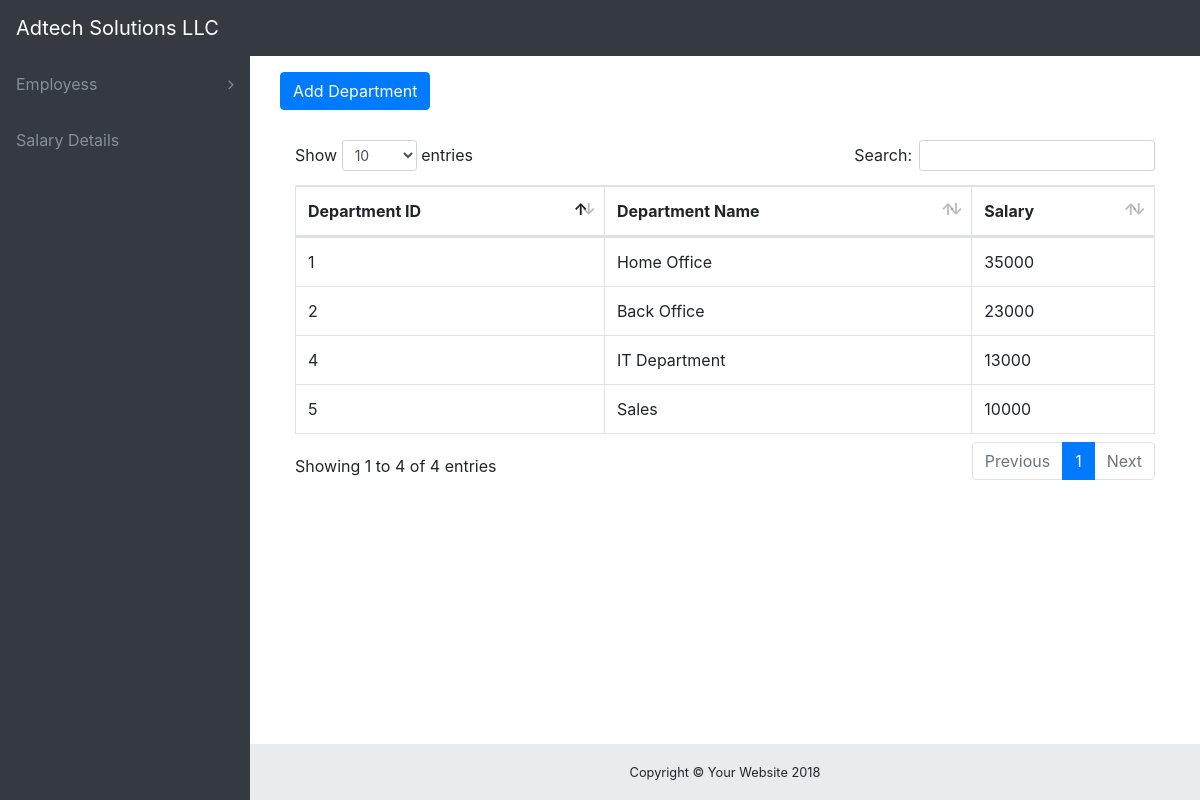
The app's page /salary_details.php with its own data.
### tables this page shows
CREATE TABLE `emp_department` (
  `dept_id` int(11) NOT NULL AUTO_INCREMENT,
  `dept_name` varchar(125) NOT NULL,
  `salary` int(11) NOT NULL,
  PRIMARY KEY (`dept_id`)
);

### salary_details.php (the view, shortened to what this page needs)
<?php
require_once("config.php");
?>
<!DOCTYPE html>
<html lang="en">
<head>
  <link href="vendor/bootstrap/css/bootstrap.min.css" rel="stylesheet">
  <link href="vendor/font-awesome/css/font-awesome.min.css" rel="stylesheet" type="text/css">
  <link href="vendor/datatables/dataTables.bootstrap4.css" rel="stylesheet">
  <link href="https://cdnjs.cloudflare.com/ajax/libs/selectize.js/0.12.4/css/selectize.css" rel="stylesheet">
  <link href="https://cdnjs.cloudflare.com/ajax/libs/selectize.js/0.12.4/css/selectize.legacy.css" rel="stylesheet">
  <link href="css/sb-admin.css" rel="stylesheet">
</head>
<body class="fixed-nav sticky-footer bg-dark" id="page-top">
<?php require_once("menu.php");?>
  <div class="content-wrapper">
    <div class="container-fluid">
  <div class="container">
<button type="button" class="btn btn-primary" data-toggle="modal" data-target="#exampleModal" data-whatever="@mdo" style="margin-bottom:30px;">Add Department</button>
<br>
          <div class="table-responsive">
            <table class="table table-bordered" id="dataTable" width="100%" cellspacing="0">
              <thead>
                <tr>
				  <th>Department ID</th>
                  <th>Department Name</th>
                  <th>Salary</th>
                </tr>
              </thead>
              <tbody>
 			<?php
				$sql = "SELECT * from emp_department";
				$result = $conn->query($sql);
				if ($result->num_rows > 0) {
					while($row = $result->fetch_assoc()) {
						echo "<tr><td>".$row['dept_id']."</td><td>".$row['dept_name']."</td><td>".$row['salary']."</td></tr>";
					}
				} else {
					echo "0 results";
				}
			?>
              </tbody>
            </table>
          </div>
		</div>
      </div>
    </div>
    <footer class="sticky-footer">
      <div class="container">
        <div class="text-center">
          <small>Copyright © Your Website 2018</small>
        </div>
      </div>
    </footer>
</body>
</html>

### css/sb-admin.css (style rules this page uses)
html { position: relative; min-height: 100%; }
body { overflow-x: hidden; }
body.sticky-footer { margin-bottom: 56px; }
body.sticky-footer .content-wrapper { min-height: calc(100vh - 56px - 56px); }
body.fixed-nav { padding-top: 56px; }
.content-wrapper { min-height: calc(100vh - 56px); padding-top: 1rem; }
.content-wrapper { overflow-x: hidden; background: white; }
@media (min-width: 992px) { .content-wrapper { margin-left: 250px; } }
footer.sticky-footer { position: absolute; right: 0; bottom: 0; width: 100%; height: 56px; background-color: #e9ecef; line-height: 55px; }
@media (min-width: 992px) { footer.sticky-footer { width: calc(100% - 250px); } }

### records on screen
emp_department: dept_id "1", dept_name "Home Office", salary "35000"
emp_department: dept_id "2", dept_name "Back Office", salary "23000"
emp_department: dept_id "5", dept_name "Sales", salary "10000"
emp_department: dept_id "4", dept_name "IT Department", salary "13000"
